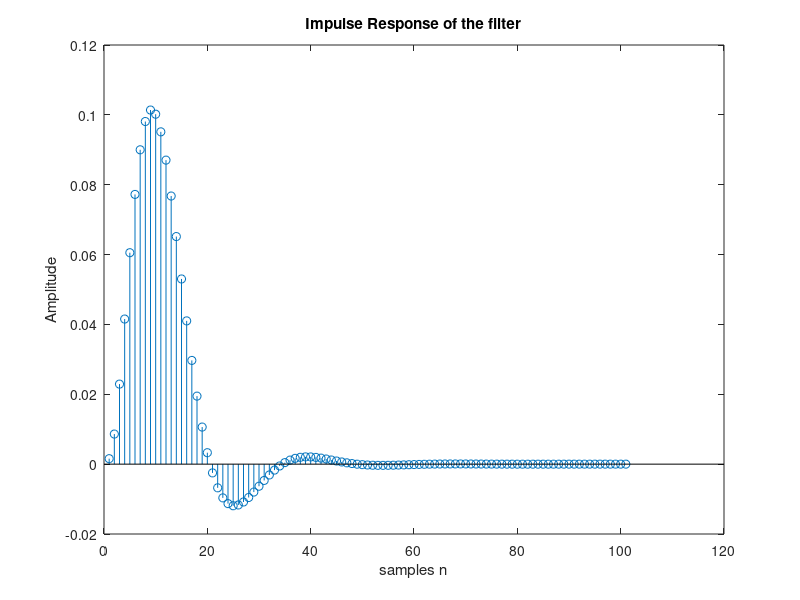
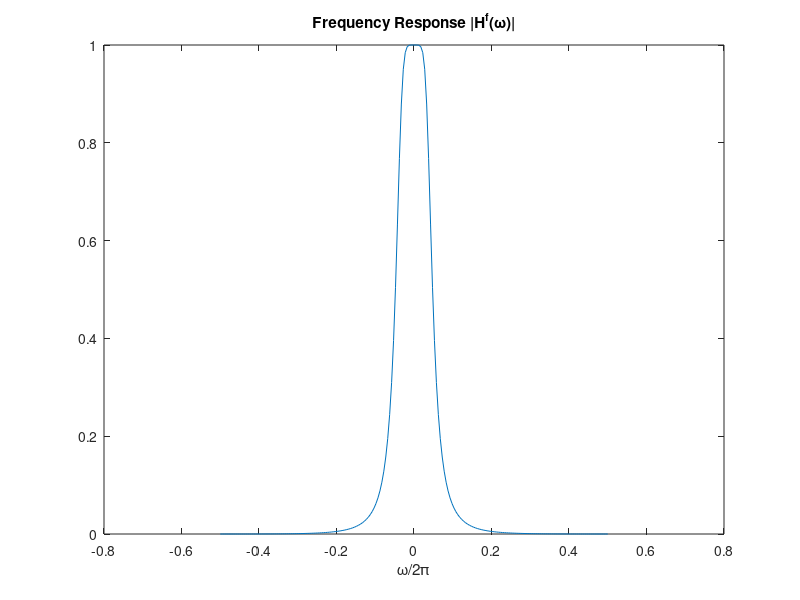
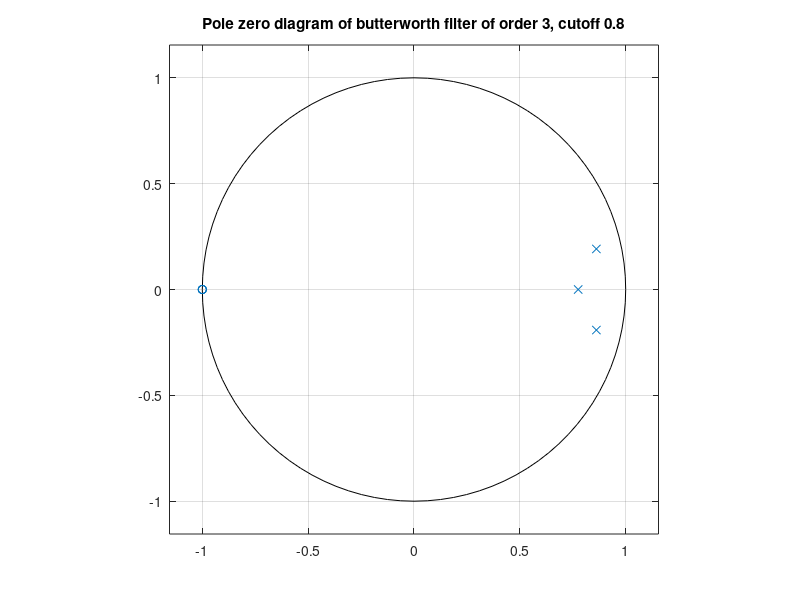

The MATLAB source for these figures, in order: (Note: this script raises an error after producing the figures.)
clc;clear all;close all;
% B) Use the Matlab function 'butter' to create a Butterworth low-pass filter. Plot the
% impulse response, frequency response, and pole-zero diagram of the filter. Use the
% Matlab function 'filter' to apply the low-pass filter to the noisy ECG signals generated in
% the demo file in the ECG folder. How well can you recover the true ECG signal from the
% noisy signals by low-pass filtering? Plot true ECG and filtered ECG signals on the same
% axes to compare them.

% To get the filter coefficient of butterworth filter H(z)=B(z)/A(z)
[b,a]=butter(3,0.08); %Third order filter with 0.3pi radian/sec as cutoff freq

% Impulse Response
imp=[1 zeros(1,100)];
h=filter(b,a,imp);
figure,stem(h)
xlabel('samples n');
ylabel('Amplitude');
title('Impulse Response of the filter');

% Frequency Response
j=sqrt(-1);
om=linspace(-pi,pi,200);
Hf=polyval(b,exp(j*om))./polyval(a,exp(j*om));
figure,plot(om/(2*pi),abs(Hf))
title('Frequency Response |H^f(\omega)|');
xlabel('\omega/2\pi');

figure,
% Pole zero diagram
zplane(b,a)
title('Pole zero diagram of butterworth filter of order 3, cutoff 0.8')

% load ECG signal
Fs=256;
x=ecgsyn(Fs,10);
n=0:length(x)-1;
t=n/Fs;
figure,plot(t,x);
title('ECG signal');
xlabel('Time in sec');
xlim([4 7]);

% Noise signal
N=length(x);
sigma=0.2;                    % sigma : noise standard deviation
noise=sigma*randn(N, 1);    % noise : white Gaussian noise
g1=x+noise;                 % g1 : noisy ECG (white noise)
g2=g1+cos(0.2*pi*n');       % g2 : ECG with white noise and tonal noise
figure,plot(t,g2);
title('Noisy ECG signal');
xlabel('Time in sec');
xlim([4 7]);

% Fourier Transform of noise signal

f=fftshift(fft(g2,N));%Fourier Transform of noise signal
t1=(-N/2:N/2-1)/N;
f2=fftshift(fft(x,N))% Fourier transform of original signal
figure,plot(t1,abs(f),t1,abs(f2));
legend('noisy ecg','true ecg');
xlabel('Normalized Frequency');
ylabel('Magnitude');
title('Double Sided FFT - with FFTShift of noise signal');

% Apply low pass filter to noisy ECG signal
y=filter(b,a,g2);
figure,plot(t,y,t,x)
legend('filtered output','true ecg')
title('Filter output signal')
xlabel('Time (seconds)')
xlim([4 6]);